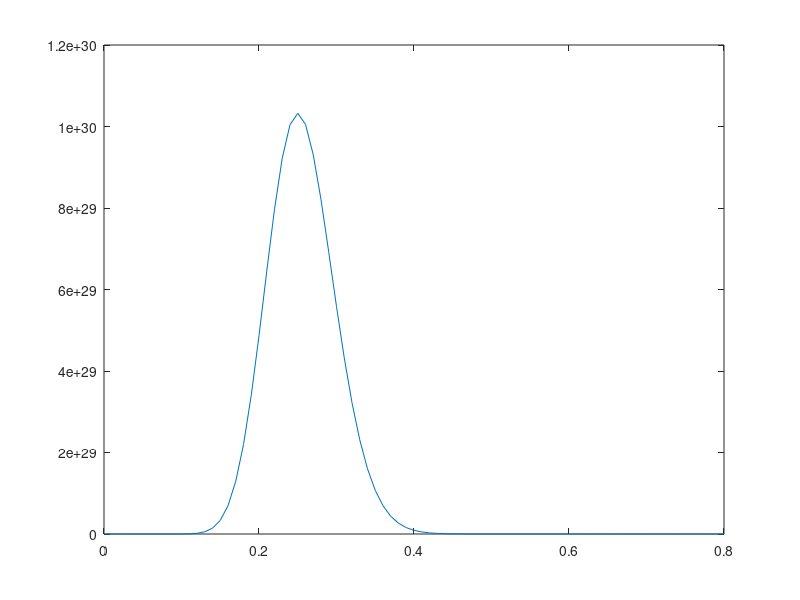

Write MATLAB code to recreate this figure.
%% Problem 9
%time (t) and charge (qt) plot 
%from t = 0 to 0.8
%used increments of 0.01 for (t) to create a "better looking" bell curve 

qo = 10;
R = 60;
L = 9;
C = 0.00005;
t = 0:0.01:0.8;
qt = ((qo).*exp(-R.*t/2.*L) ).* (cos(sqrt((1/L.*C) - ((R/2.*L).^2) .*t)));
plot(t,qt)
disp(t)
disp(qt)
